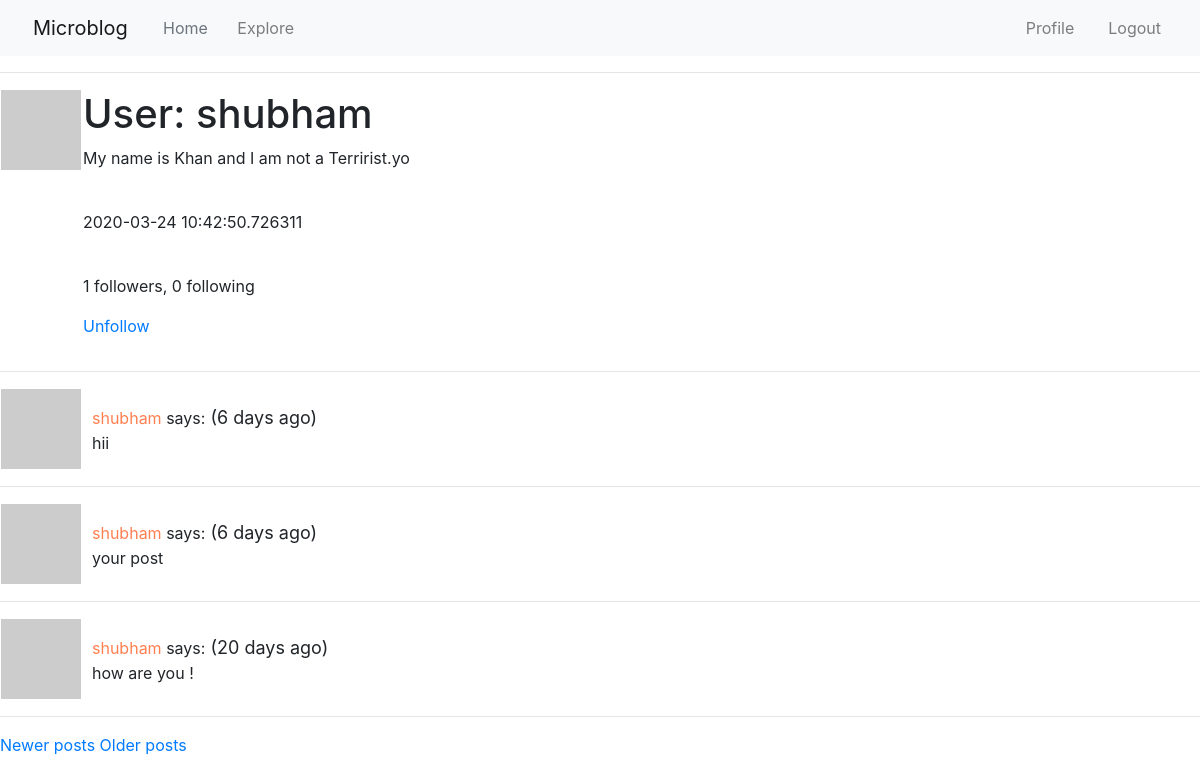
The app's page /user/shubham?page=2 (signed in) with its own data.
### app/models.py (models this page shows, shortened)
class User(UserMixin, db.Model):
    id=db.Column(db.Integer, primary_key=True)
    username=db.Column(db.String(64), index=True, unique=True)
    email=db.Column(db.String(120), index=True, unique=True)
    password_hash=db.Column(db.String(128))
    posts=db.relationship('Post', backref='author', lazy='dynamic')
    about_me=db.Column(db.String(140))
    last_seen=db.Column(db.DateTime,default=datetime.utcnow)
    followed=db.relationship(
        'User',secondary=followers,
        primaryjoin=(followers.c.follower_id == id),
        secondaryjoin=(followers.c.followed_id == id),
        backref=db.backref('followers',lazy='dynamic'),lazy='dynamic')
    def avatar(self,size):
        digest = md5(self.email.lower().encode('utf-8')).hexdigest()
        return 'https://www.gravatar.com/avatar/{}?d=identicon&s={}'.format(digest,size)
    def is_following(self, user):
        return self.followed.filter(
            followers.c.followed_id == user.id).count() > 0

class Post(db.Model):
    id=db.Column(db.Integer, primary_key=True)
    body=db.Column(db.String(140))
    timestamp=db.Column(db.DateTime, index=True, default=datetime.utcnow)
    language = db.Column(db.String(5))
    user_id = db.Column(db.Integer, db.ForeignKey('user.id'))

### app/routes.py (the view)
@app.route('/user/<username>')
@login_required
def user(username):
    user= User.query.filter_by(username=username).first_or_404()
    page = request.args.get('page', 1, type=int)
    posts = user.posts.order_by(Post.timestamp.desc()).paginate(
        page, app.config['POSTS_PER_PAGE'], False)
    next_url = url_for('user', username=user.username, page=posts.next_num) \
        if posts.has_next else None
    prev_url = url_for('user', username=user.username, page=posts.prev_num) \
        if posts.has_prev else None
    return render_template('user.html', user=user, posts=posts.items,
                           next_url=next_url, prev_url=prev_url)

### app/models.py (called while the page is built)
@login.user_loader
def load_user(id):
    return User.query.get(int(id))

### app/routes.py (called while the page is built)
@app.before_request
def before_request():
    if current_user.is_authenticated:
        current_user.last_seen = datetime.utcnow()
        db.session.commit()
    g.locale = str(get_locale())

### app/templates/user.html
{% extends "base.html" %}
{% block content %}
    <table>
        <tr valign="top">
            <td><img src="{{ user.avatar(150) }}"></td>
            <td>
                <h1>{{_('User')}}: {{ user.username }}</h1>
                {% if user.about_me %}<p>{{ user.about_me }}</p>{% endif %}<br>
                {% if user.last_seen %}<p>{{ user.last_seen }}</p>{% endif %}<br>
                <p>{{ _('%(count)d followers', count=user.followers.count()) }}, {{ _('%(count)d following', count=user.followed.count()) }}</p>
                {% if user == current_user %}
                <a href="{{ url_for('edit_profile') }}">{{_('Edit your profile')}}</a>
                {% elif not current_user.is_following(user) %}
                <p><a href="{{ url_for('follow', username=user.username) }}">{{_('Follow')}}</a></p>
                {% else %}
                <p><a href="{{ url_for('unfollow', username=user.username) }}">{{_('Unfollow')}}</a></p>
                </td>
                {% endif %}
        </tr>
    </table>
    <hr>
    {% for post in posts %}
        {% include '_post.html' %}
        <hr>
    {% endfor %}
    {% if prev_url %}
    <a href="{{ prev_url }}" >{{_('Newer posts')}}</a>
    {% endif %}
    {% if next_url %}
    <a href="{{ next_url }}">{{_('Older posts')}}</a>
    {% endif %}
{% endblock %}

### app/templates/_post.html (shortened to what this page needs)
<table>
    <tr value="top" style="">
        <div style="">
        <td><img src="{{ post.author.avatar(50) }}"></td>
        <td>
            &nbsp; <a href="{{ url_for('user' ,username=post.author.username) }}" style="text-decoration: none; color: coral;">
                {{ post.author.username }}
            </a>says:<span class="post-date" style="font-size:18px;padding-left:;"> ({{ moment(post.timestamp).fromNow() }})</span>
            <br>
            &nbsp;&nbsp;{{ post.body }}
        </td>
        </div>
    </tr>
</table>

### records on screen
User: username "shubham", about_me "My name is Khan and I am not a Terririst.yo", last_seen "2020-03-24 10:42:50.726311"
Post: author.username "shubham", timestamp "6 days ago", body "hii"
Post: author.username "shubham", timestamp "6 days ago", body "your post"
Post: author.username "shubham", timestamp "20 days ago", body "how are you !"
